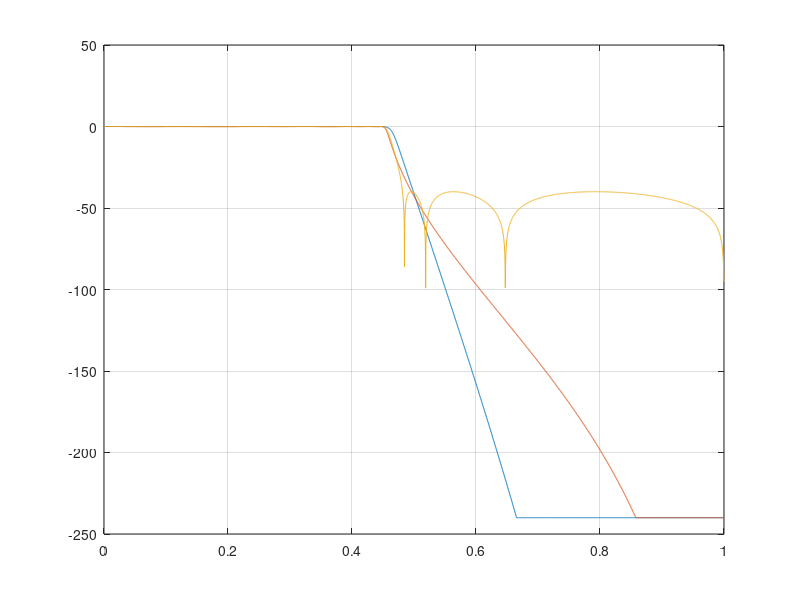

Write the MATLAB code that produced this figure. (Note: this script raises an error after producing the figure.)
%% Question 4: Comparing the Order of the Three Filter Design Methods
% wp = 0.45pi, sb cutoff ws = 0.5pi, PB ripple = 0.1 dB, SB atten below 40
% dB. using buttord, cheb1ord, f200c ellipord commands. 

clear; close all; clc;

wp = 0.45; 
ws = 0.50;  
Rp = 0.1;  
Rs = 40;  

%% Minimum order for each method
[Nb, Wnb] = buttord(wp, ws, Rp, Rs);      % Method 1: Butterworth
[Nc, Wnc] = cheb1ord(wp, ws, Rp, Rs);     % Method 2: Chebyshev Type I
[Ne, Wne] = ellipord(wp, ws, Rp, Rs);     % Method 3: Elliptic

fprintf('Butterworth: N = %d, Wn = %.6f\n', Nb, Wnb);
fprintf('Chebyshev I: N = %d, Wn = %.6f\n', Nc, Wnc);
fprintf('Elliptic   : N = %d, Wn = %.6f\n', Ne, Wne);

%% Finding the lowest-order method

Ns = [Nb Nc Ne];
names = {'Butterworth','Chebyshev I','Elliptic'};
[minN, idx] = min(Ns);

fprintf('\nLowest order meeting specs: %s (N = %d)\n', names{idx}, minN);

%% Method of verification: designing each filter at its minimum order
[bb,ab] = butter(Nb, Wnb, 'low');
[bc,ac] = cheby1(Nc, Rp, Wnc, 'low');
[be,ae] = ellip(Ne, Rp, Rs, Wne, 'low');

nfft = 4096;
[Hb,w] = freqz(bb,ab,nfft);
[Hc,~] = freqz(bc,ac,nfft);
[He,~] = freqz(be,ae,nfft);

figure('Name','Magnitude Responses','Color','w');
plot(w/pi, 20*log10(max(abs(Hb),1e-12))); hold on; grid on;
plot(w/pi, 20*log10(max(abs(Hc),1e-12)));
plot(w/pi, 20*log10(max(abs(He),1e-12)));
xline(wp,'--'); xline(ws,'--');
yline(-Rp,'--'); yline(-Rs,'--');
xlabel('\omega/\pi'); ylabel('Magnitude (dB)');
legend('Butterworth','Chebyshev I','Elliptic','Location','SouthWest');
title('Meets specs if curves stay above -Rp in passband and below -Rs in stopband');
